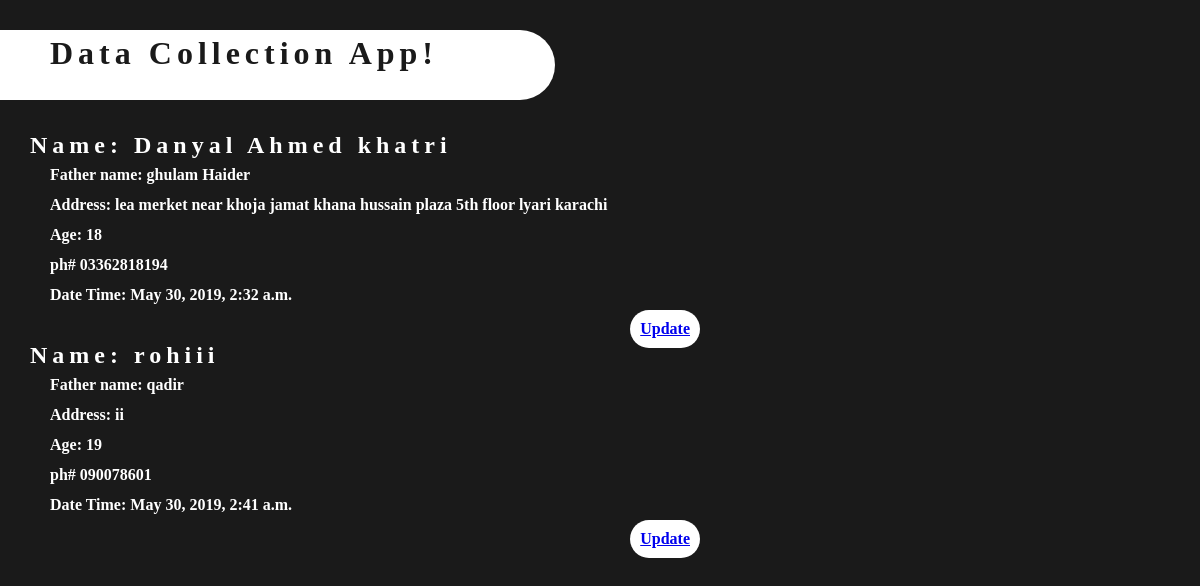
The page / on the database its author committed.
### info/models.py (models this page shows, shortened)
class personal_data(models.Model):
    name = models.CharField(max_length=244)
    fathername = models.CharField(max_length=244)
    address = models.TextField()
    date = models.DateTimeField(auto_now_add=True)
    age = models.PositiveIntegerField(blank=True)
    ph = models.IntegerField()

### info/views.py (the view)
# urls.py: 2. Add a URL to urlpatterns:  path('', Home.as_view(), name='home')
class Home(ListView):
    template_name = "index.html"
    model = personal_data
    context_object_name = 'name'

### info/templates/index.html (shortened to what this page needs)
{% extends 'base.html' %}
{% block body %}
<div id="title">
<h1>Data Collection App!</h1>
</div>
{% for i in name  %}
<ul>
<li><h2><b>Name:</b> {{ i.name }}</h2></li>
<li><b>Father name:</b> {{ i.fathername }}</li>
<li><b>Address: </b>{{ i.address }}</li>
<li><b>Age:</b> {{ i.age }}</li>
<li><b>ph#</b> 0{{ i.ph }}</li>
<li><b>Date Time: </b> {{ i.date }}</li>
<div id="update"><a  href="{% url 'edit' pk=i.pk %}">Update</a></div>
</ul>
{% endfor %}
{% endblock body %}

### info/templates/base.html (shortened to what this page needs)
{% load static %}
<!DOCTYPE html>
<html>
    <head>
        <link rel="stylesheet" href="{% static 'css/main.css' %}"/>
    </head>
    <body>
        {% block body %}
        {% endblock body %}
    </body>
</html>

### info/static/css/main.css (style rules this page uses)
* { margin:0px; padding:0px; }
body { background: #1a1a1a; color:#fff; font-family: montserrat thin; font-weight: bold; }
ul { margin-top:30px; list-style: none; margin-left:50px; }
li h2 { margin-left:-20px; }
li { line-height: 30px; }
h1,h2 { font-family: Futura Std Medium; letter-spacing: 5px; }
#title { margin-top:30px; height:60px; width:500px; padding:5px; padding-left:50px; background:#fff; color:#1a1a1a; border-bottom-right-radius: 50px; border-top-right-radius:50px; position:relative; }
b,strong { font-family: montserrat black; }
#update { background:#fff; color:rgb(44, 44, 44); padding:10px; float:right; font-family: montserrat black; border-radius:20px; text-decoration: none; position:relative; animation: mymoves 2s; transition: 2s ease-in-out; }
#update { margin-right: 500px; }

### rows shown on the page
personal_data: name "Danyal Ahmed khatri", fathername "ghulam Haider", address "lea merket near khoja jamat khana hussain plaza 5th floor lyari karachi", age "18", ph "3362818194", date "May 30, 2019, 2:32 a.m."
personal_data: name "rohiii", fathername "qadir", address "ii", age "19", ph "90078601", date "May 30, 2019, 2:41 a.m."
